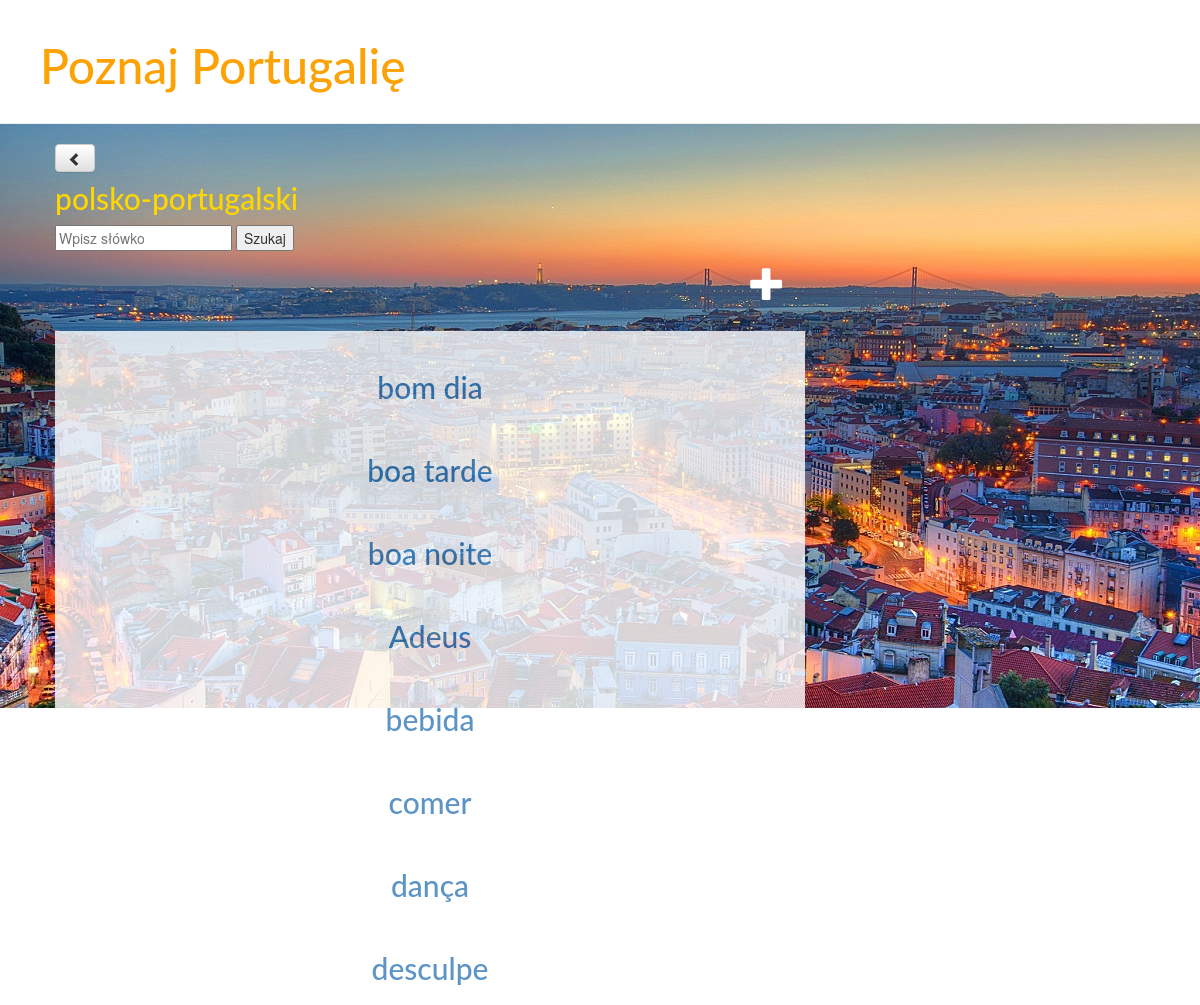
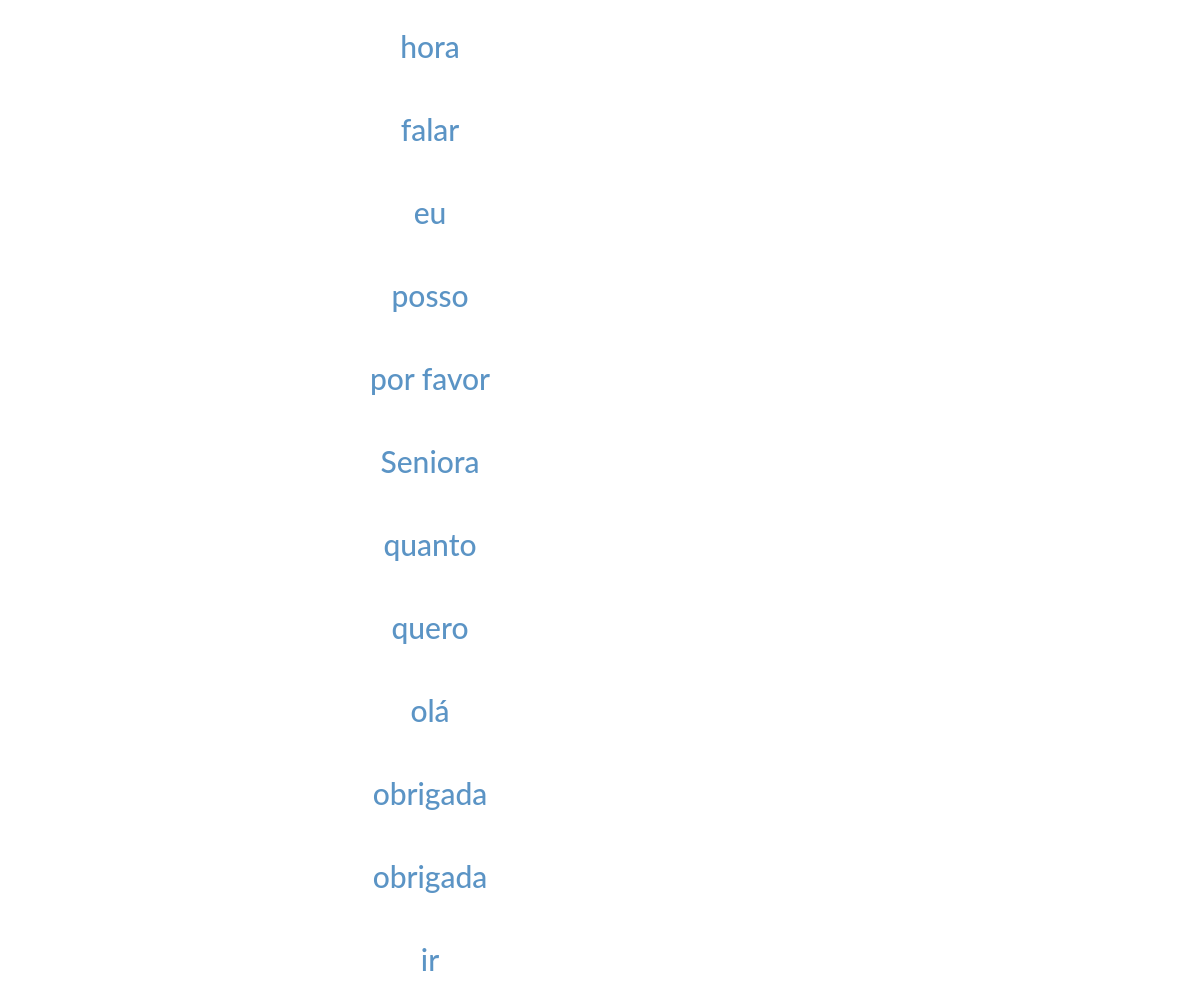
The app's page /language with its own data (2 pictures, top to bottom).
### blog/models.py (models this page shows, shortened)
class Dictionary(models.Model):
		portuguese_word = models.CharField(max_length=50)
		polish_word = models.CharField(max_length=50)
		note = models.TextField(null=True, blank=True)

### blog/views.py (the view)
# urls.py: url(r'^language', views.words_list, name='words_list'),
def words_list(request):
    words = Dictionary.objects.all()
    query= request.GET.get('q')
    if query:
        words = words.filter(portuguese_word=query)
    return render(request, 'blog/dictionary_portuguese.html', {'words': words})

### blog/templates/blog/dictionary_portuguese.html
{% extends 'blog/base.html'%}
{% block content%}
	<a class="btn btn-default" href="{% url 'category_list' %}"><span class="glyphicon glyphicon-chevron-left"></span></a>
	<a href="{% url 'dictionary_polish' %}"><h6> polsko-portugalski</h6></a>
	<form method="GET" action="">
		<input type='text' name='q' placeholder='Wpisz słówko'/>
		<input type= 'submit' value='Szukaj' />
	</form>
	<a href="{% url 'word_new' %}" class="top-menu"><span class="glyphicon glyphicon-plus"></span></a>
	<div class="words">
		{% for word in words %}
			<br><h2><a href ="{% url 'word_translation' pk=word.pk %}">{{ word.portuguese_word }}</a></h2>
	  	{% empty %}
            <p> Nie ma takiego słówka na stronie:( </p>
		{% endfor %}
	</div>
{% endblock %}

### blog/static/css/blog.css (style rules this page uses)
body { background-image: url('images/flag.jpg'); background-attachment: fixed; background-size: 100%; width: 100%; background-repeat: no-repeat; }
h6 { font-family: 'Lato'; font-size: 30px; color: gold; text-decoration: none; }
h1, h2, h3, h4 { font-family: 'Lato', cursive; }
.top-menu, .top-menu:hover, .top-menu:visited { color: #ffffff; float: right; font-size: 26pt; margin-right: 20px; }
.words { background-color: white; text-decoration: none; opacity: 0.8; margin-top: 80px; text-align: center; padding-bottom: 20px; }

### records on screen
Dictionary: portuguese_word "bom dia"
Dictionary: portuguese_word "boa tarde"
Dictionary: portuguese_word "boa noite"
Dictionary: portuguese_word "Adeus"
Dictionary: portuguese_word "bebida"
Dictionary: portuguese_word "comer"
Dictionary: portuguese_word "dança"
Dictionary: portuguese_word "desculpe"
Dictionary: portuguese_word "hora"
Dictionary: portuguese_word "falar"
Dictionary: portuguese_word "eu"
Dictionary: portuguese_word "posso"
Dictionary: portuguese_word "por favor"
Dictionary: portuguese_word "Seniora"
Dictionary: portuguese_word "quanto"
Dictionary: portuguese_word "quero"
Dictionary: portuguese_word "olá"
Dictionary: portuguese_word "obrigada"
Dictionary: portuguese_word "obrigada"
Dictionary: portuguese_word "ir"
